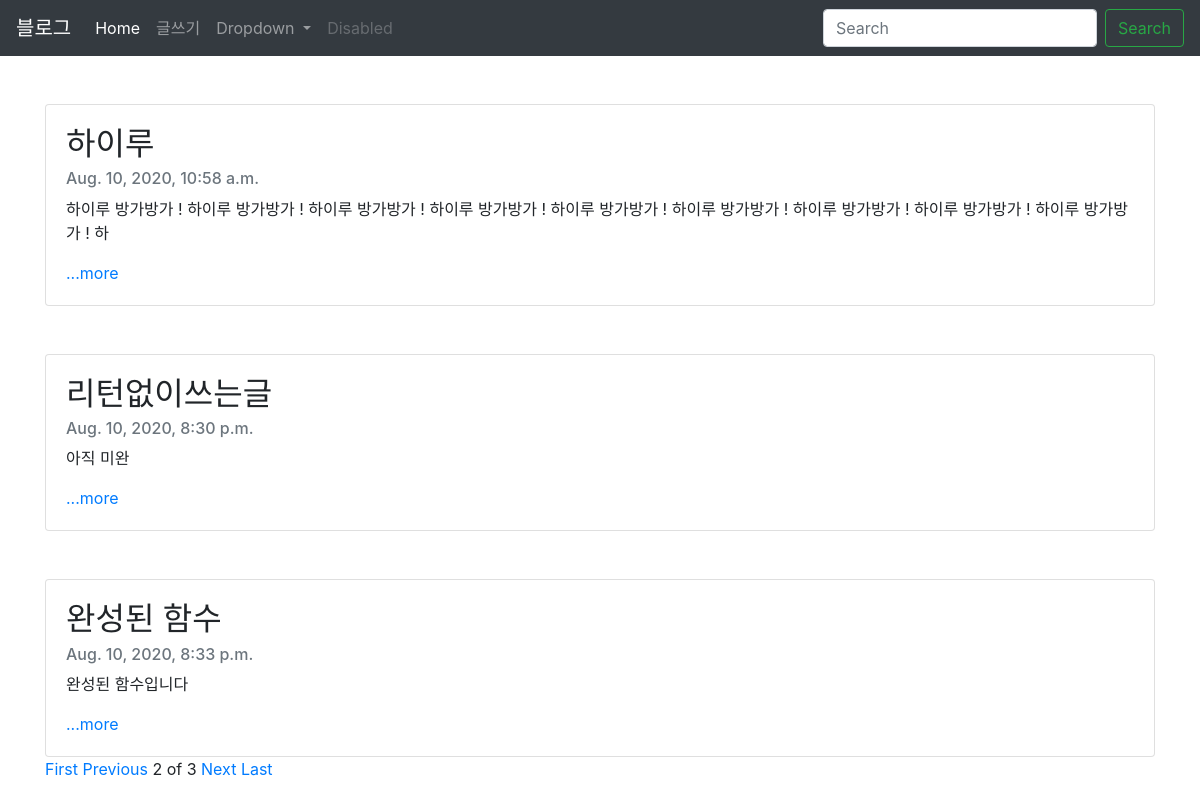
Screenshot of /?page=2 with the database file from the repository.
### blogapp/models.py (models this page shows, shortened)
class Blog(models.Model):
    title = models.CharField(max_length=200)
    date = models.DateTimeField('date published')
    body = models.TextField()
    def summary(self):
        return self.body[:100]

### blogapp/views.py (the view)
# urls.py: path('', blogapp.views.home, name="home"),
def home(request):
    blogs = Blog.objects
    blog_list = Blog.objects.all()
    paginator = Paginator(blog_list, 3)
    page = request.GET.get('page')
    posts = paginator.get_page(page)
    return render(request, 'home.html', {'blogs':blogs, 'posts':posts})

### blogapp/templates/home.html
{% extends 'base.html' %}
{% block contents %}
<body>
{%for blog in posts%}
    <br><br>
    <div class="container">
        <div class="card">
            <div class="card-body">
              <h2 class="card-title">{{blog.title}}</h2>
              <h6 class="card-subtitle mb-2 text-muted">{{blog.date}}</h6>
              <p class="card-text">{{blog.summary}}</p>
              <a href="{%url 'detail' blog.id%}" class="card-link">...more</a>
            </div>
          </div>
    </div>
{%endfor%}
<div class="container">
  {%if posts.has_previous%}
  <a href="?page=1">First</a>
  <a href="?page={{posts.previous_page_number}}">Previous</a>
  {%endif%}
  <span>{{posts.number}}</span>
  <span>of</span>
  <span>{{posts.paginator.num_pages}}</span>
  {%if posts.has_next%}
  <a href="?page={{posts.next_page_number}}">Next</a>
  <a href="?page={{posts.paginator.num_pages}}">Last</a>
  {%endif%}
</div>
</body>
{% endblock %}

### rows the page displays
Blog: title "하이루", date "Aug. 10, 2020, 10:58 a.m.", summary "하이루 방가방가 ! 하이루 방가방가 ! 하이루 방가방가 ! 하이루 방가방가 ! 하이루 방가방가 ! 하이루 방가방가 ! 하이루 방가방가 ! 하이루 방가방가 ! 하이루 방가방가 ! 하"
Blog: title "리턴없이쓰는글", date "Aug. 10, 2020, 8:30 p.m.", summary "아직 미완"
Blog: title "완성된 함수", date "Aug. 10, 2020, 8:33 p.m.", summary "완성된 함수입니다"

### other values shown
{{ posts.number }} "2"
{{ posts.paginator.num_pages }} "3"
